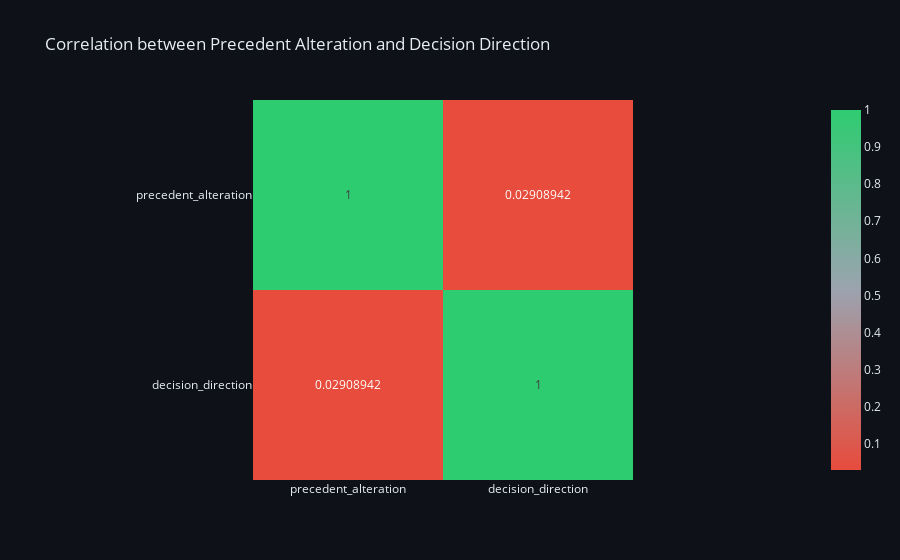

The cell this chart's notebook holds for it:
### Code cell
# graph num six >>>>>>>>>>>>>>>>>>>>>>>>>>>>>>>>>>>>>>>>>>>>>>>>>>>>>>>>>>>>>>>>>>>>>>>>>>>

fig = px.imshow(
    corr,
    text_auto=True,
    color_continuous_scale=[
        '#E74C3C',  # negative correlation
        '#9BA3AF',  # neutral
        '#2ECC71'   # positive correlation
    ],
    title='Correlation between Precedent Alteration and Decision Direction'
)

fig.update_layout(
    template='plotly_dark',
    plot_bgcolor='#0E1117',
    paper_bgcolor='#0E1117',
    font=dict(color='#E6EDF3')
)

fig.show()

### Figure 1 — Plotly figure (JSON) as saved in the notebook; plotly's stock layout.template omitted (floating-point values rounded to 4 significant figures)
{"data": [{"coloraxis": "coloraxis", "hovertemplate": "x: %{x}<br>y: %{y}<br>color: %{z}<extra></extra>", "name": "0", "texttemplate": "%{z}", "type": "heatmap", "x": ["precedent_alteration", "decision_direction"], "xaxis": "x", "y": ["precedent_alteration", "decision_direction"], "yaxis": "y", "z": [[1.0, 0.02909], [0.02909, 1.0]]}], "layout": {"coloraxis": {"colorscale": [[0, "#E74C3C"], [0.5, "#9BA3AF"], [1, "#2ECC71"]]}, "font": {"color": "#E6EDF3"}, "paper_bgcolor": "#0E1117", "plot_bgcolor": "#0E1117", "title": {"text": "Correlation between Precedent Alteration and Decision Direction"}, "xaxis": {"anchor": "y", "constrain": "domain", "domain": [0, 1], "scaleanchor": "y"}, "yaxis": {"anchor": "x", "autorange": "reversed", "constrain": "domain", "domain": [0, 1]}}}
